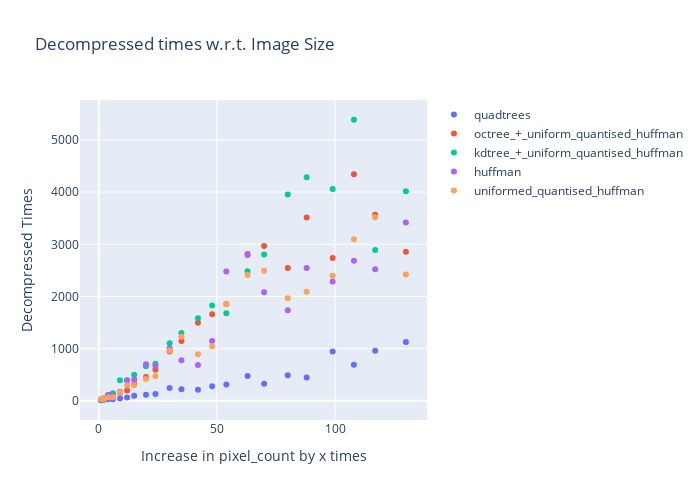

Notebook code cell kept with this figure:
### Code cell
plot_image(pixel_counts, decompressTimes, "Decompressed times w.r.t. Image Size", "Decompressed Times")

### Figure 1 — Plotly figure (JSON) as saved in the notebook; plotly's stock layout.template omitted (floating-point values rounded to 4 significant figures)
{"data": [{"mode": "markers", "name": "quadtrees", "type": "scatter", "x": [1, 2, 4, 6, 9, 12, 15, 20, 24, 30, 35, 42, 48, 54, 63, 70, 80, 88, 99, 108, 117, 130], "y": [10, 13, 30, 29, 45, 62, 97, 117, 129, 244, 222, 212, 279, 313, 477, 328, 489, 445, 945, 691, 958, 1125]}, {"mode": "markers", "name": "octree_+_uniform_quantised_huffman", "type": "scatter", "x": [1, 2, 4, 6, 9, 12, 15, 20, 24, 30, 35, 42, 48, 54, 63, 70, 80, 88, 99, 108, 117, 130], "y": [20, 39, 82, 111, 156, 196, 332, 454, 594, 943, 1146, 1495, 1659, 1853, 2815, 2967, 2546, 3513, 2738, 4342, 3567, 2859]}, {"mode": "markers", "name": "kdtree_+_uniform_quantised_huffman", "type": "scatter", "x": [1, 2, 4, 6, 9, 12, 15, 20, 24, 30, 35, 42, 48, 54, 63, 70, 80, 88, 99, 108, 117, 130], "y": [24, 18, 113, 144, 392, 394, 498, 663, 710, 1104, 1298, 1581, 1829, 1677, 2485, 2806, 3957, 4286, 4060, 5388, 2893, 4016]}, {"mode": "markers", "name": "huffman", "type": "scatter", "x": [1, 2, 4, 6, 9, 12, 15, 20, 24, 30, 35, 42, 48, 54, 63, 70, 80, 88, 99, 108, 117, 130], "y": [28, 45, 109, 95, 173, 391, 408, 698, 673, 1006, 775, 688, 1146, 2480, 2795, 2081, 1736, 2544, 2289, 2685, 2521, 3416]}, {"mode": "markers", "name": "uniformed_quantised_huffman", "type": "scatter", "x": [1, 2, 4, 6, 9, 12, 15, 20, 24, 30, 35, 42, 48, 54, 63, 70, 80, 88, 99, 108, 117, 130], "y": [38, 28, 64, 68, 162, 292, 298, 417, 472, 965, 1227, 892, 1043, 1853, 2413, 2495, 1967, 2088, 2395, 3097, 3517, 2419]}], "layout": {"height": 500, "showlegend": true, "title": {"text": "Decompressed times w.r.t. Image Size"}, "width": 700, "xaxis": {"autorange": true, "range": [-8.071, 139.1], "title": {"text": "Increase in pixel_count by x times"}, "type": "linear"}, "yaxis": {"autorange": true, "range": [-368.7, 5767.0], "title": {"text": "Decompressed Times"}, "type": "linear"}}}
